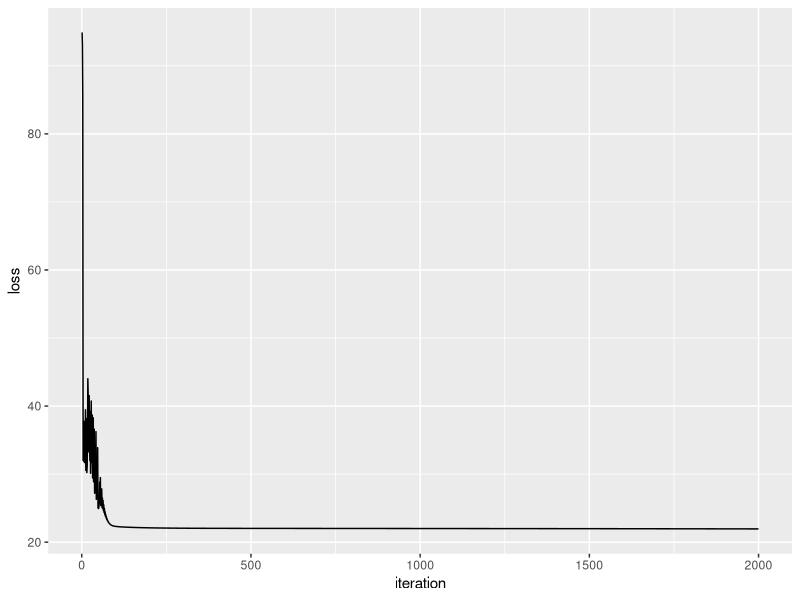
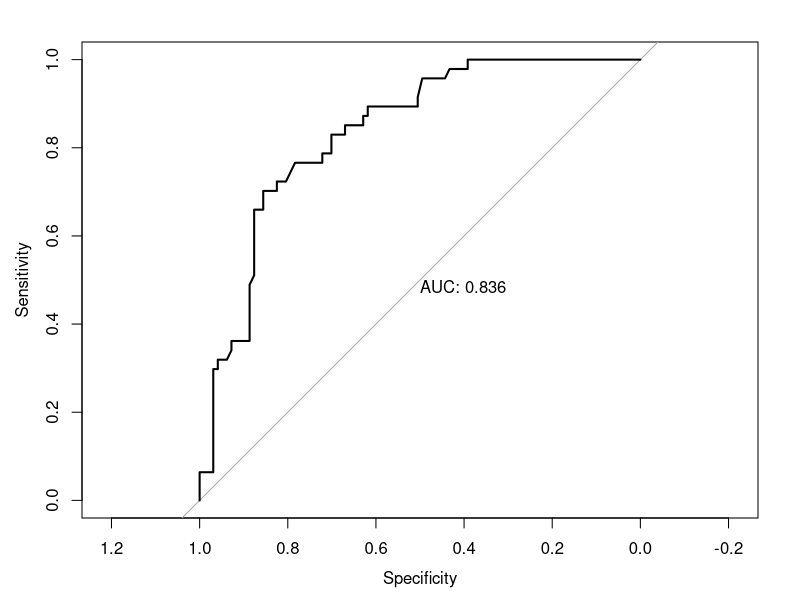

The R script that drew these images, in order:
#
# ZAD 7
#

# W tym zadaniu trenuje i testuje na calym zbiorze podobnie jak dla zadania z AND, i XOR.

# a) bez skalowania uczenie jest niestabilne w najlepszym przypadku na 20 AUC bylo 0.79, zazwyczaj 0.5 i loss ok 30 dla calego zbioru
#    Wymaga wiele prob.
#
# Area under the curve: 0.6409

# b) ze skalowaniem rocess sie stabilizuje, w trybie online z AUC ok 0.84 za kazdym razem


#
# Funkcje pomocnicze
#
## Zrodla: #https://www.r-bloggers.com/how-to-build-your-own-neural-network-from-scratch-in-r/

sigmoid <-function(x){
  1.0 / (1.0 + exp(-x))
}
sigmoid_derivative <-function(x){
  x * (1.0  - x)
}



feedforward <- function(nn)
{
  nn$layer1 = sigmoid(nn$input %*% nn$weights1)
  nn$output = sigmoid(nn$layer1 %*% nn$weights2)
  nn
}

backprop <- function(nn) {
  
  ni = 0.06
  
  # obliczenie pochodnej z wyjscia: dL/dy * l1 * (y-output)
  d_weights2 <- (
    t(nn$layer1) %*%
      # `2 * (nn$y - nn$output)` is the derivative of the sigmoid loss function
      (2 * (nn$y - nn$output) *
         sigmoid_derivative(nn$output))
  )
  
  # obliczenie zmiany w warstwie ukrytej z uwzlgednieniem wartosc wejsciowy i bledu z warstwy wyjsciowej
  d_weights1 <- ( 2 * (nn$y - nn$output) * sigmoid_derivative(nn$output)) %*% 
    t(nn$weights2)
  d_weights1 <- d_weights1 * sigmoid_derivative(nn$layer1)
  d_weights1 <- t(nn$input) %*% d_weights1
  
  # modyfikacja wag
  nn$weights1 <- nn$weights1 + ni * d_weights1
  nn$weights2 <- nn$weights2 + ni * d_weights2
  
  nn
}

loss_function <- function(nn) {
  sum((nn$y - nn$output) ^ 2)# * 1.0/dim(nn$input)[1]
}

train_nn_batch <- function(nn, org_X, org_y)
{
  n <- 2000
  my_nn = nn
  
  # zapamietanie straty dla wszystkich krokow nauki 
  loss_df <- data.frame(
    iteration = 1:n,
    loss = vector("numeric", length = n)
  )
  

#  org_X = my_nn$X
#  org_y = my_nn$y

  for (i in seq_len(n)) {
    
    #batch
    s = sample(dim(org_X)[1], 20)
    # OFFLINE
    my_nn$X = org_X[s,]
    my_nn$y = org_y[s]
    
    #ONLINE
    my_nn$X = org_X
    my_nn$y = org_y
    my_nn$output = matrix(rep(0, times = length(my_nn$y)))

    my_nn <- feedforward(my_nn)
    my_nn <- backprop(my_nn)
    
    # skladowanie bledu
    loss_df$loss[i] <- loss_function(my_nn)
  }
  
  #my_nn$X = org_X
  #my_nn$y = org_y
  
  my_nn$loss_df = loss_df
  return (my_nn)
}

predict <- function(X,w1,w2)
{ 
  # dodanie jedynek do X 
  xb1 = c(rep(1, dim(X)[1])) 
  xb1
  X = cbind(X, xb1)
  X
  
  nn = list(input=X, weights1 = w1, weights2 = w2 )
  nn = feedforward(nn)
  nn$output
}

data(cats, package = "MASS")


X = data.matrix(cats[,-1],rownames.force = NA) 


## a) bez skalownania - zakomentowac apply
## b) ze skalowaniem

X = apply(X, MARGIN = 2, FUN = function(X) (X - min(X))/diff(range(X)))

y = data.matrix(cats[,1], rownames.force = NA) 
y[y[,1] == "F", ] <- 1
y = as.numeric((cats$Sex == 'F'))
y

##
#X = matrix( c(0,0, 1,0, 0,1, 1,1), nrow=4, ncol=2, byrow = TRUE)
# dodanie jedynek do X 

xb1 = c(rep(1, dim(X)[1])) 
xb1
X = cbind(X, xb1)
X
# Wyjscie AND
#y <- c(0, 0, 0, 1)
y

#t = sample(dim(X)[1]*.7, )
t = 1:dim(X)[1]
X = X[t,]
X

y = y[t]
y

# Wejscia - wyjcie
cbind(X, y)


# Wagi

# Warstwa wejsciowa
h_size = 10
w =  rand_vector <- runif(ncol(X) * h_size)
w1  <- matrix(
  rand_vector,
  nrow = ncol(X),
  ncol = h_size,
  byrow = TRUE
)

w1

# Warstwa ukryta
rand_vector <- matrix(runif(h_size), ncol = 1)
w2 = rand_vector
w2
X
nn = list(input=X, weights1 = w1, weights2 = w2,  y = y, output = matrix(rep(0, times = length(y), ncol = 1) ))
nn$input
nn$y

nn$weights1
nn$weights2

nn$input %*% nn$weights1

nn$layer1 = sigmoid(nn$input %*% nn$weights1)
dim(nn$layer1)
nn$output = sigmoid(nn$layer1 %*% nn$weights2)
nn$layer1 %*% nn$weights2
#nn = train_nn(nn)
nn = train_nn_batch(nn, X, y)



### draw
my_nn = nn

res = data.frame(
  "Predicted" = round(my_nn$output, 3),
  "Actual" = y
)
res

# plot the cost
library(ggplot2)
loss_df = my_nn$loss_df
ggplot(data = loss_df, aes(x = iteration, y = loss)) +
  geom_line()

###


## TEST NA CALYM ZBIORZE
library(pROC)
roc(res$Actual, res$Predicted, plot=TRUE, print.auc=TRUE)


